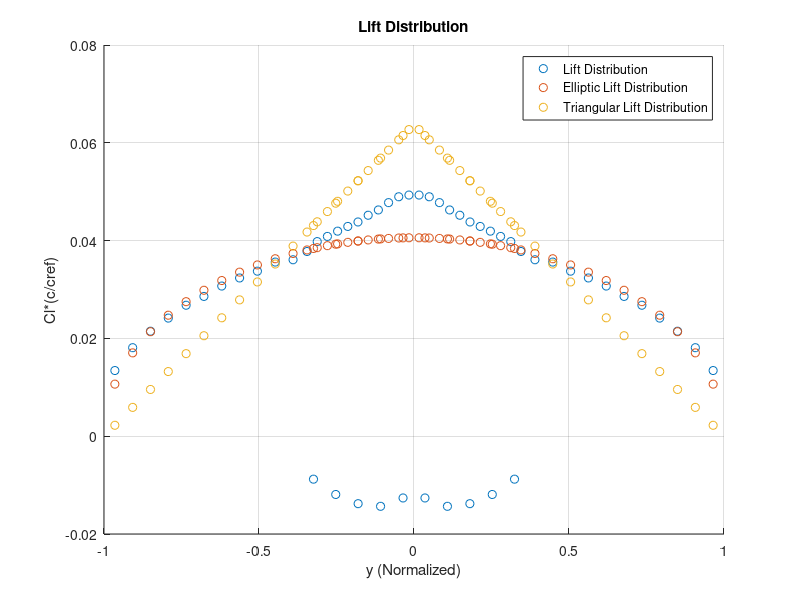

The MATLAB script that drew this image:
clear; clc;

Cl_c_cref = [-0.203767	-0.231297	-0.222619	-0.192272	-0.141751	-0.203756	-0.231291...
    -0.222621	-0.192277	-0.141752	0.795625	0.789946	0.770611	0.746444	0.729006...
    0.70679	0.692081	0.676513	0.659116	0.642066	0.609422	0.582119	0.574533...
    0.544502	0.52206	0.495402	0.461164	0.432084	0.389675	0.346397	0.292044...
    0.216646	0.795627	0.789951	0.770615	0.746448	0.729009	0.706793	0.692084...
    0.676515	0.659118	0.642068	0.609425	0.582122	0.574536	0.544505	...
    0.522064	0.495406	0.461168	0.432088	0.38968	0.346402	0.292048	0.216648];
yavg = [3.888947	11.86379	19.82821	27.77213	35.66632	-3.888947	-11.86379...
    -19.82821	-27.77213	-35.66632	1.797065	5.413079	9.029058	12.645	16.2609...
    19.87674	23.49253	27.10826	30.72391	34.33947	37.95493	42.9123	49.23887...
    55.56514	61.89101	68.21641	74.54118	80.86516	87.18807	93.50952	99.82887...
    106.1451	-1.797065	-5.413079	-9.029058	-12.645	-16.2609	-19.87674	-23.49253...
    -27.10826	-30.72391	-34.33947	-37.95493	-42.9123	-49.23887	-55.56514	-61.89101...
    -68.21641	-74.54118	-80.86516	-87.18807	-93.50952	-99.82887	-106.1451];
bref = 220;
Sref = 6000;
AR = bref^2/Sref;
y_bar = yavg/110;
Cl_total = 0.514208;
gamma_tri = (Cl_total./AR).*(1-abs(y_bar));
gamma_ell = 2*(Cl_total./(pi*AR)).*(1-y_bar.^2).^0.5;


scatter(y_bar, Cl_c_cref/(2*AR));
hold on;
scatter(y_bar, gamma_ell);
hold on;
scatter(y_bar, gamma_tri);
grid on;
legend('Lift Distribution', 'Elliptic Lift Distribution', 'Triangular Lift Distribution');
title('Lift Distribution');
xlabel('y (Normalized)');
ylabel('Cl*(c/cref)');